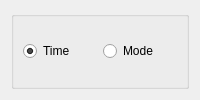
<?xml version="1.0" encoding="UTF-8"?>
<ui version="4.0">
 <class>MEDReaderTimeModeWidget</class>
 <widget class="QWidget" name="widget">
   <layout class="QGridLayout" name="layout">
     <item>
       <widget class="QGroupBox" name="groupBox">
        <property name="enabled">
         <bool>true</bool>
        </property>
        <property name="title">
         <string/>
        </property>
        <layout class="QHBoxLayout" name="horizontalLayout">
         <item>
          <widget class="QRadioButton" name="stdMode">
           <property name="text">
            <string>Time</string>
           </property>
           <property name="checked">
            <bool>true</bool>
           </property>
         </widget>
         </item>
         <item>
          <widget class="QRadioButton" name="modeMode">
           <property name="text">
            <string>Mode</string>
           </property>
          </widget>
         </item>
        </layout>
       </widget>
     </item>
    </layout>
 </widget>
</ui>
